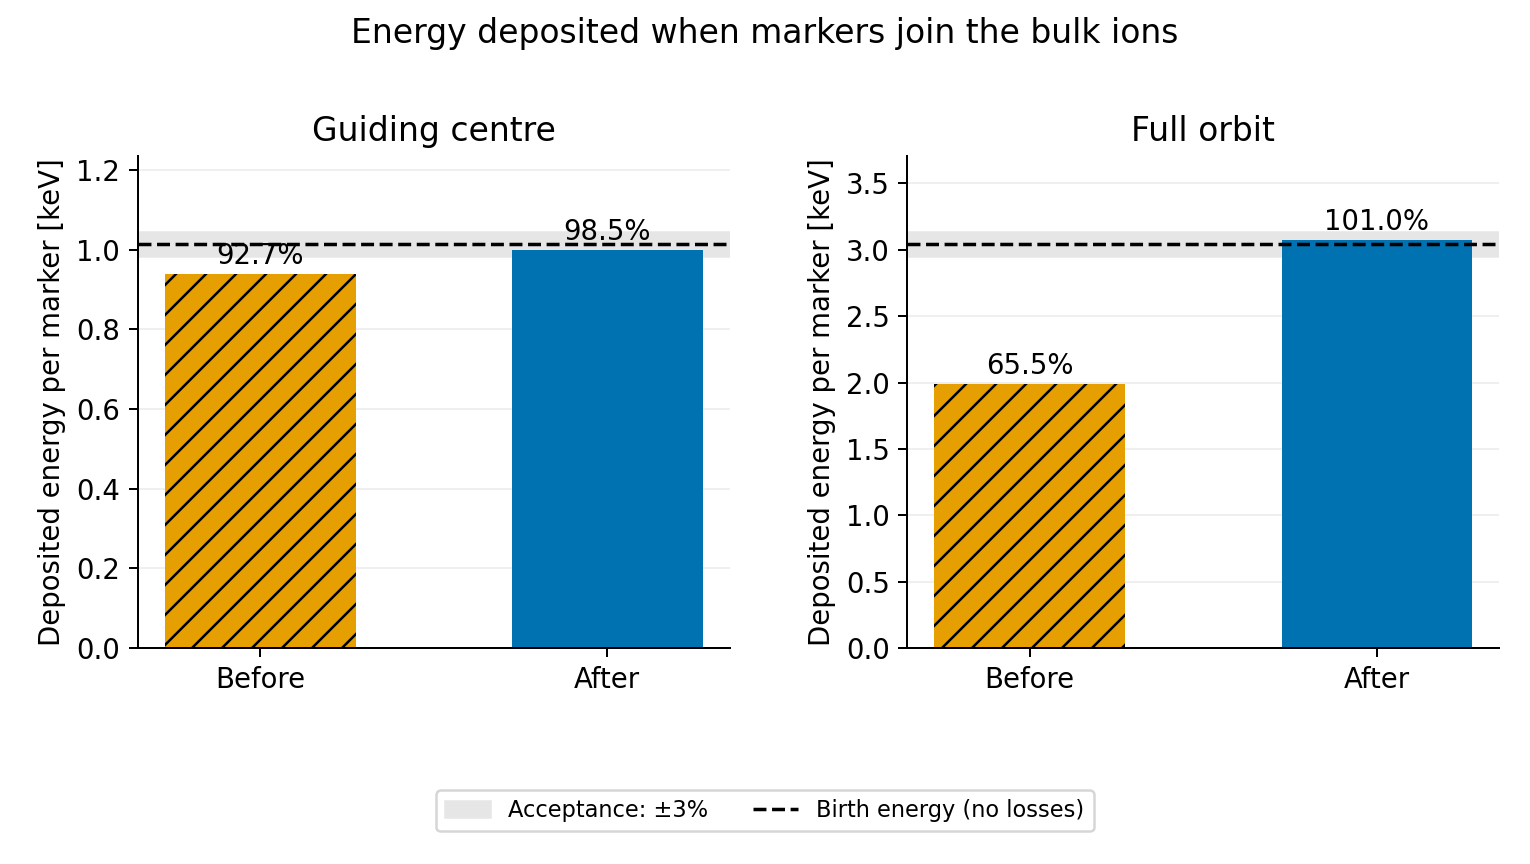

Generate this figure with Python:
# Net electron-plus-ion deposition; data are synthetic BEAMS3D benchmark runs.
import json
from pathlib import Path
import numpy as np
import matplotlib
matplotlib.use('Agg')
import matplotlib.pyplot as plt
root = Path(__file__).parent
rows = json.loads((root/'energy-balance.json').read_text())
plt.rcParams.update({'font.size':11,'axes.spines.top':False,'axes.spines.right':False})
fig,axes=plt.subplots(1,2,figsize=(8.5,4.8))
fig.subplots_adjust(left=.09, right=.98, top=.82, bottom=.25, wspace=.3)
for ax,model in zip(axes,['Guiding centre','Full orbit']):
 rr=[r for r in rows if r['model']==model];ref=np.mean([r['birth_keV'] for r in rr])
 ax.axhspan(.97*ref,1.03*ref,color='.9',label='Acceptance: ±3%')
 ax.axhline(ref,color='black',linestyle='--',linewidth=1.4,label='Birth energy (no losses)')
 total=[r['electron_keV'] + r['ion_keV'] for r in rr]
 ax.bar(0,total[0],.55,color='#E69F00',hatch='//')
 ax.bar(1,total[1],.55,color='#0072B2')
 for x,r in enumerate(rr):
  ax.text(x,r['electron_keV']+r['ion_keV']+.025*ref,f"{100*r['balance']:.1f}%",ha='center',fontsize=11)
 ax.set(xticks=[0,1],xticklabels=['Before','After'],ylim=(0,1.22*ref),ylabel='Deposited energy per marker [keV]',title=model)
 ax.grid(axis='y',alpha=.2);ax.set_axisbelow(True)
fig.legend(*axes[0].get_legend_handles_labels(), loc='lower center',
           bbox_to_anchor=(.5,.025), ncol=2, fontsize=9)
fig.suptitle('Energy deposited when markers join the bulk ions')
fig.savefig(root/'energy-balance.png',dpi=180)
